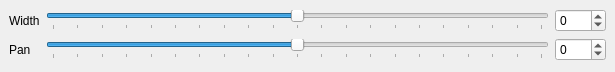
<?xml version="1.0" encoding="UTF-8"?>
<ui version="4.0">
 <class>DemoStereoWindow</class>
 <widget class="QMainWindow" name="DemoStereoWindow">
  <property name="geometry">
   <rect>
    <x>0</x>
    <y>0</y>
    <width>615</width>
    <height>72</height>
   </rect>
  </property>
  <widget class="QWidget" name="centralwidget">
   <layout class="QGridLayout" name="gridLayout">
    <item row="0" column="0">
     <widget class="QLabel" name="label">
      <property name="text">
       <string>Width</string>
      </property>
     </widget>
    </item>
    <item row="0" column="1">
     <widget class="QSlider" name="valWidth">
      <property name="minimumSize">
       <size>
        <width>500</width>
        <height>0</height>
       </size>
      </property>
      <property name="minimum">
       <number>-100</number>
      </property>
      <property name="maximum">
       <number>100</number>
      </property>
      <property name="orientation">
       <enum>Qt::Horizontal</enum>
      </property>
      <property name="tickPosition">
       <enum>QSlider::TicksBelow</enum>
      </property>
     </widget>
    </item>
    <item row="0" column="2">
     <widget class="QSpinBox" name="spinWidth">
      <property name="minimum">
       <number>-100</number>
      </property>
      <property name="maximum">
       <number>100</number>
      </property>
     </widget>
    </item>
    <item row="1" column="0">
     <widget class="QLabel" name="label_2">
      <property name="text">
       <string>Pan</string>
      </property>
     </widget>
    </item>
    <item row="1" column="1">
     <widget class="QSlider" name="valPan">
      <property name="minimumSize">
       <size>
        <width>500</width>
        <height>0</height>
       </size>
      </property>
      <property name="minimum">
       <number>-100</number>
      </property>
      <property name="maximum">
       <number>100</number>
      </property>
      <property name="orientation">
       <enum>Qt::Horizontal</enum>
      </property>
      <property name="tickPosition">
       <enum>QSlider::TicksBelow</enum>
      </property>
     </widget>
    </item>
    <item row="1" column="2">
     <widget class="QSpinBox" name="spinPan">
      <property name="minimum">
       <number>-100</number>
      </property>
      <property name="maximum">
       <number>100</number>
      </property>
     </widget>
    </item>
   </layout>
  </widget>
 </widget>
 <resources/>
 <connections/>
</ui>
